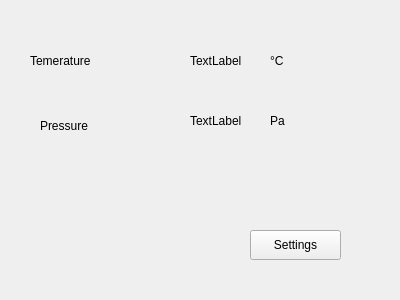
<?xml version="1.0" encoding="UTF-8"?>
<ui version="4.0">
 <class>Form</class>
 <widget class="QWidget" name="Form">
  <property name="geometry">
   <rect>
    <x>0</x>
    <y>0</y>
    <width>400</width>
    <height>300</height>
   </rect>
  </property>
  <property name="windowTitle">
   <string>Form</string>
  </property>
  <widget class="QLabel" name="Temp_text">
   <property name="geometry">
    <rect>
     <x>30</x>
     <y>40</y>
     <width>131</width>
     <height>41</height>
    </rect>
   </property>
   <property name="text">
    <string>Temerature</string>
   </property>
  </widget>
  <widget class="QLabel" name="Pressure_text">
   <property name="geometry">
    <rect>
     <x>40</x>
     <y>110</y>
     <width>121</width>
     <height>31</height>
    </rect>
   </property>
   <property name="text">
    <string>Pressure</string>
   </property>
  </widget>
  <widget class="QLabel" name="Temp">
   <property name="geometry">
    <rect>
     <x>190</x>
     <y>50</y>
     <width>68</width>
     <height>22</height>
    </rect>
   </property>
   <property name="text">
    <string>TextLabel</string>
   </property>
  </widget>
  <widget class="QLabel" name="Pressure">
   <property name="geometry">
    <rect>
     <x>190</x>
     <y>110</y>
     <width>68</width>
     <height>22</height>
    </rect>
   </property>
   <property name="text">
    <string>TextLabel</string>
   </property>
  </widget>
  <widget class="QPushButton" name="pushButton">
   <property name="geometry">
    <rect>
     <x>250</x>
     <y>230</y>
     <width>91</width>
     <height>30</height>
    </rect>
   </property>
   <property name="text">
    <string>Settings</string>
   </property>
  </widget>
  <widget class="QLabel" name="current_temp_unit">
   <property name="geometry">
    <rect>
     <x>270</x>
     <y>50</y>
     <width>68</width>
     <height>22</height>
    </rect>
   </property>
   <property name="text">
    <string>°C</string>
   </property>
  </widget>
  <widget class="QLabel" name="current_pressure_unit">
   <property name="geometry">
    <rect>
     <x>270</x>
     <y>110</y>
     <width>68</width>
     <height>22</height>
    </rect>
   </property>
   <property name="text">
    <string>Pa</string>
   </property>
  </widget>
 </widget>
 <resources/>
 <connections/>
</ui>
